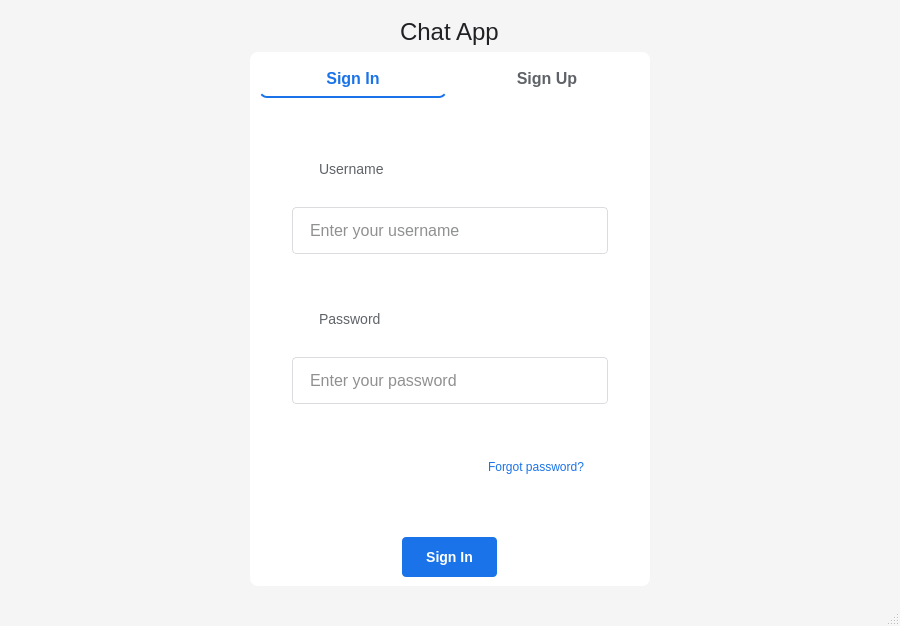
<?xml version="1.0" encoding="UTF-8"?>
<ui version="4.0">
 <class>ChatWindow</class>
 <widget class="QMainWindow" name="ChatWindow">
  <property name="geometry">
   <rect>
    <x>0</x>
    <y>0</y>
    <width>900</width>
    <height>600</height>
   </rect>
  </property>
  <property name="windowTitle">
   <string>Chat App</string>
  </property>
  <property name="styleSheet">
   <string notr="true">QMainWindow { background: #F5F5F5; }</string>
  </property>
  <widget class="QWidget" name="centralwidget">
   <layout class="QVBoxLayout" name="verticalLayout">
    <item>
     <widget class="QStackedWidget" name="stackedWidget">
      <widget class="QWidget" name="authPage">
       <!-- 登录页面保持不变 -->
       <layout class="QVBoxLayout" name="authVerticalLayout">
        <item>
         <spacer name="verticalSpacerTop">
          <property name="orientation">
           <enum>Qt::Vertical</enum>
          </property>
          <property name="sizeHint" stdset="0">
           <size>
            <width>20</width>
            <height>40</height>
           </size>
          </property>
         </spacer>
        </item>
        <item alignment="Qt::AlignCenter">
         <widget class="QLabel" name="authTitleLabel">
          <property name="text">
           <string>Chat App</string>
          </property>
          <property name="styleSheet">
           <string notr="true">font-size: 24px; font-weight: 400; color: #202124; font-family: 'Roboto', 'Segoe UI', sans-serif;</string>
          </property>
         </widget>
        </item>
        <item alignment="Qt::AlignCenter">
         <widget class="QWidget" name="authContainer">
          <property name="minimumSize">
           <size>
            <width>400</width>
            <height>0</height>
           </size>
          </property>
          <property name="styleSheet">
           <string notr="true">background: white; border-radius: 8px; padding: 24px;</string>
          </property>
          <layout class="QVBoxLayout" name="authContainerLayout">
           <item>
            <layout class="QHBoxLayout" name="authHeaderLayout">
             <item>
              <widget class="QPushButton" name="showLoginButton">
               <property name="text">
                <string>Sign In</string>
               </property>
               <property name="styleSheet">
                <string notr="true">
                 QPushButton {
                  color: #1A73E8;
                  font-size: 16px;
                  font-weight: 500;
                  font-family: 'Roboto', 'Segoe UI', sans-serif;
                  background: transparent;
                  border: none;
                  padding: 8px 16px;
                  border-bottom: 2px solid #1A73E8;
                 }
                 QPushButton:!checked {
                  color: #5F6368;
                  border-bottom: 2px solid transparent;
                 }
                 QPushButton:hover {
                  color: #174EA6;
                 }
                </string>
               </property>
               <property name="checkable">
                <bool>true</bool>
               </property>
               <property name="checked">
                <bool>true</bool>
               </property>
              </widget>
             </item>
             <item>
              <widget class="QPushButton" name="showRegisterButton">
               <property name="text">
                <string>Sign Up</string>
               </property>
               <property name="styleSheet">
                <string notr="true">
                 QPushButton {
                  color: #5F6368;
                  font-size: 16px;
                  font-weight: 500;
                  font-family: 'Roboto', 'Segoe UI', sans-serif;
                  background: transparent;
                  border: none;
                  padding: 8px 16px;
                  border-bottom: 2px solid transparent;
                 }
                 QPushButton:checked {
                  color: #1A73E8;
                  border-bottom: 2px solid #1A73E8;
                 }
                 QPushButton:hover {
                  color: #174EA6;
                 }
                </string>
               </property>
               <property name="checkable">
                <bool>true</bool>
               </property>
              </widget>
             </item>
            </layout>
           </item>
           <item>
            <widget class="QStackedWidget" name="authStackedWidget">
             <widget class="QWidget" name="loginPage">
              <layout class="QVBoxLayout" name="loginVerticalLayout">
               <item>
                <widget class="QLabel" name="loginNicknameLabel">
                 <property name="text">
                  <string>Username</string>
                 </property>
                 <property name="styleSheet">
                  <string notr="true">font-size: 14px; color: #5F6368; font-family: 'Roboto', 'Segoe UI', sans-serif;</string>
                 </property>
                </widget>
               </item>
               <item>
                <widget class="QLineEdit" name="loginNicknameEdit">
                 <property name="placeholderText">
                  <string>Enter your username</string>
                 </property>
                 <property name="styleSheet">
                  <string notr="true">padding: 12px 15px; border: 1px solid #DADCE0; border-radius: 4px; font-size: 16px; background: white; color: #202124; font-family: 'Roboto', 'Segoe UI', sans-serif;</string>
                 </property>
                </widget>
               </item>
               <item>
                <spacer name="verticalSpacer_1">
                 <property name="orientation">
                  <enum>Qt::Vertical</enum>
                 </property>
                 <property name="sizeHint" stdset="0">
                  <size>
                   <width>20</width>
                   <height>15</height>
                  </size>
                 </property>
                </spacer>
               </item>
               <item>
                <widget class="QLabel" name="loginPasswordLabel">
                 <property name="text">
                  <string>Password</string>
                 </property>
                 <property name="styleSheet">
                  <string notr="true">font-size: 14px; color: #5F6368; font-family: 'Roboto', 'Segoe UI', sans-serif;</string>
                 </property>
                </widget>
               </item>
               <item>
                <widget class="QLineEdit" name="loginPasswordEdit">
                 <property name="echoMode">
                  <enum>QLineEdit::Password</enum>
                 </property>
                 <property name="placeholderText">
                  <string>Enter your password</string>
                 </property>
                 <property name="styleSheet">
                  <string notr="true">padding: 12px 15px; border: 1px solid #DADCE0; border-radius: 4px; font-size: 16px; background: white; color: #202124; font-family: 'Roboto', 'Segoe UI', sans-serif;</string>
                 </property>
                </widget>
               </item>
               <item>
                <spacer name="verticalSpacer_2">
                 <property name="orientation">
                  <enum>Qt::Vertical</enum>
                 </property>
                 <property name="sizeHint" stdset="0">
                  <size>
                   <width>20</width>
                   <height>10</height>
                  </size>
                 </property>
                </spacer>
               </item>
               <item alignment="Qt::AlignRight">
                <widget class="QPushButton" name="forgotPasswordButton">
                 <property name="text">
                  <string>Forgot password?</string>
                 </property>
                 <property name="flat">
                  <bool>true</bool>
                 </property>
                 <property name="styleSheet">
                  <string notr="true">color: #1A73E8; font-size: 12px; font-family: 'Roboto', 'Segoe UI', sans-serif; background: transparent; border: none;</string>
                 </property>
                </widget>
               </item>
              </layout>
             </widget>
             <widget class="QWidget" name="registerPage">
              <layout class="QVBoxLayout" name="registerVerticalLayout">
               <item>
                <widget class="QLabel" name="emailLabel">
                 <property name="text">
                  <string>Email</string>
                 </property>
                 <property name="styleSheet">
                  <string notr="true">font-size: 14px; color: #5F6368; font-family: 'Roboto', 'Segoe UI', sans-serif;</string>
                 </property>
                </widget>
               </item>
               <item>
                <widget class="QLineEdit" name="emailEdit">
                 <property name="placeholderText">
                  <string>Enter your email</string>
                 </property>
                 <property name="styleSheet">
                  <string notr="true">padding: 12px 15px; border: 1px solid #DADCE0; border-radius: 4px; font-size: 16px; background: white; color: #202124; font-family: 'Roboto', 'Segoe UI', sans-serif;</string>
                 </property>
                </widget>
               </item>
               <item>
                <spacer name="verticalSpacer_3">
                 <property name="orientation">
                  <enum>Qt::Vertical</enum>
                 </property>
                 <property name="sizeHint" stdset="0">
                  <size>
                   <width>20</width>
                   <height>15</height>
                  </size>
                 </property>
                </spacer>
               </item>
               <item>
                <widget class="QLabel" name="nicknameLabel">
                 <property name="text">
                  <string>Username</string>
                 </property>
                 <property name="styleSheet">
                  <string notr="true">scatter: 14px; color: #5F6368; font-family: 'Roboto', 'Segoe UI', sans-serif;</string>
                 </property>
                </widget>
               </item>
               <item>
                <widget class="QLineEdit" name="nicknameEdit">
                 <property name="placeholderText">
                  <string>Choose a username</string>
                 </property>
                 <property name="styleSheet">
                  <string notr="true">padding: 12px 15px; border: 1px solid #DADCE0; border-radius: 4px; font-size: 16px; background: white; color: #202124; font-family: 'Roboto', 'Segoe UI', sans-serif;</string>
                 </property>
                </widget>
               </item>
               <item>
                <spacer name="verticalSpacer_4">
                 <property name="orientation">
                  <enum>Qt::Vertical</enum>
                 </property>
                 <property name="sizeHint" stdset="0">
                  <size>
                   <width>20</width>
                   <height>15</height>
                  </size>
                 </property>
                </spacer>
               </item>
               <item>
                <widget class="QLabel" name="passwordLabel">
                 <property name="text">
                  <string>Password</string>
                 </property>
                 <property name="styleSheet">
                  <string notr="true">font-size: 14px; color: #5F6368; font-family: 'Roboto', 'Segoe UI', sans-serif;</string>
                 </property>
                </widget>
               </item>
               <item>
                <widget class="QLineEdit" name="passwordEdit">
                 <property name="echoMode">
                  <enum>QLineEdit::Password</enum>
                 </property>
                 <property name="placeholderText">
                  <string>Create a password</string>
                 </property>
                 <property name="styleSheet">
                  <string notr="true">padding: 12px 15px; border: 1px solid #DADCE0; border-radius: 4px; font-size: 16px; background: white; color: #202124; font-family: 'Roboto', 'Segoe UI', sans-serif;</string>
                 </property>
                </widget>
               </item>
              </layout>
             </widget>
            </widget>
           </item>
           <item>
            <spacer name="verticalSpacerAuthButton">
             <property name="orientation">
              <enum>Qt::Vertical</enum>
             </property>
             <property name="sizeHint" stdset="0">
              <size>
               <width>20</width>
               <height>20</height>
              </size>
             </property>
            </spacer>
           </item>
           <item alignment="Qt::AlignCenter">
            <widget class="QPushButton" name="authButton">
             <property name="text">
              <string>Sign In</string>
             </property>
             <property name="minimumSize">
              <size>
               <width>0</width>
               <height>40</height>
              </size>
             </property>
             <property name="styleSheet">
              <string notr="true">
               QPushButton {
                padding: 10px 24px;
                background: #1A73E8;
                color: white;
                border: none;
                border-radius: 4px;
                font-size: 14px;
                font-weight: 500;
                font-family: 'Roboto', 'Segoe UI', sans-serif;
               }
               QPushButton:hover {
                background: #1557B0;
               }
               QPushButton:pressed {
                background: #104080;
               }
              </string>
             </property>
            </widget>
           </item>
          </layout>
         </widget>
        </item>
        <item>
         <spacer name="verticalSpacerBottom">
          <property name="orientation">
           <enum>Qt::Vertical</enum>
          </property>
          <property name="sizeHint" stdset="0">
           <size>
            <width>20</width>
            <height>40</height>
           </size>
          </property>
         </spacer>
        </item>
       </layout>
      </widget>
      <widget class="QWidget" name="chatPage">
       <layout class="QHBoxLayout" name="chatHorizontalLayout">
        <item>
         <widget class="QWidget" name="leftPanel">
          <layout class="QVBoxLayout" name="leftVerticalLayout">
           <item>
            <layout class="QHBoxLayout" name="searchLayout">
             <item>
              <widget class="QLineEdit" name="searchEdit">
               <property name="placeholderText">
                <string>Search by nickname or email</string>
               </property>
               <property name="styleSheet">
                <string notr="true">padding: 8px; border: 1px solid #DADCE0; border-radius: 4px; font-size: 14px;</string>
               </property>
              </widget>
             </item>
             <item>
              <widget class="QPushButton" name="searchButton">
               <property name="text">
                <string>Search</string>
               </property>
               <property name="styleSheet">
                <string notr="true">padding: 8px; background: #1A73E8; color: white; border: none; border-radius: 4px;</string>
               </property>
              </widget>
             </item>
            </layout>
           </item>
           <item>
            <widget class="QPushButton" name="addFriendButton">
             <property name="text">
              <string>Add Friend</string>
             </property>
             <property name="styleSheet">
              <string notr="true">padding: 8px; background: #1A73E8; color: white; border: none; border-radius: 4px;</string>
             </property>
            </widget>
           </item>
           <item>
            <widget class="QListWidget" name="friendList">
             <property name="styleSheet">
              <string notr="true">border: 1px solid #DADCE0; border-radius: 4px; padding: 5px;</string>
             </property>
            </widget>
           </item>
          </layout>
         </widget>
        </item>
        <item>
         <layout class="QVBoxLayout" name="chatVerticalLayout">
          <item>
           <widget class="QTextEdit" name="chatDisplay">
            <property name="readOnly">
             <bool>true</bool>
            </property>
            <property name="styleSheet">
             <string notr="true">border: 1px solid #DADCE0; border-radius: 4px; padding: 10px; font-size: 16px; background: white; color: #202124; font-family: 'Roboto', 'Segoe UI', sans-serif;</string>
            </property>
           </widget>
          </item>
          <item>
           <layout class="QHBoxLayout" name="messageHorizontalLayout">
            <item>
             <widget class="QLineEdit" name="messageEdit">
              <property name="placeholderText">
               <string>Type a message...</string>
              </property>
              <property name="styleSheet">
               <string notr="true">padding: 12px; border: 1px solid #DADCE0; border-radius: 4px; font-size: 16px; background: white; color: #202124; font-family: 'Roboto', 'Segoe UI', sans-serif;</string>
              </property>
             </widget>
            </item>
            <item>
             <widget class="QPushButton" name="sendButton">
              <property name="text">
               <string>Send</string>
              </property>
              <property name="styleSheet">
               <string notr="true">
                QPushButton {
                 padding: 10px 24px;
                 background: #1A73E8;
                 color: white;
                 border: none;
                 border-radius: 4px;
                 font-size: 14px;
                 font-family: 'Roboto', 'Segoe UI', sans-serif;
                }
                QPushButton:hover {
                 background: #1557B0;
                }
                QPushButton:pressed {
                 background: #104080;
                }
               </string>
              </property>
             </widget>
            </item>
           </layout>
          </item>
         </layout>
        </item>
       </layout>
      </widget>
     </widget>
    </item>
   </layout>
  </widget>
  <widget class="QMenuBar" name="menubar">
   <property name="geometry">
    <rect>
     <x>0</x>
     <y>0</y>
     <width>900</width>
     <height>27</height>
    </rect>
   </property>
  </widget>
  <widget class="QStatusBar" name="statusbar"/>
 </widget>
 <resources/>
 <connections/>
</ui>
